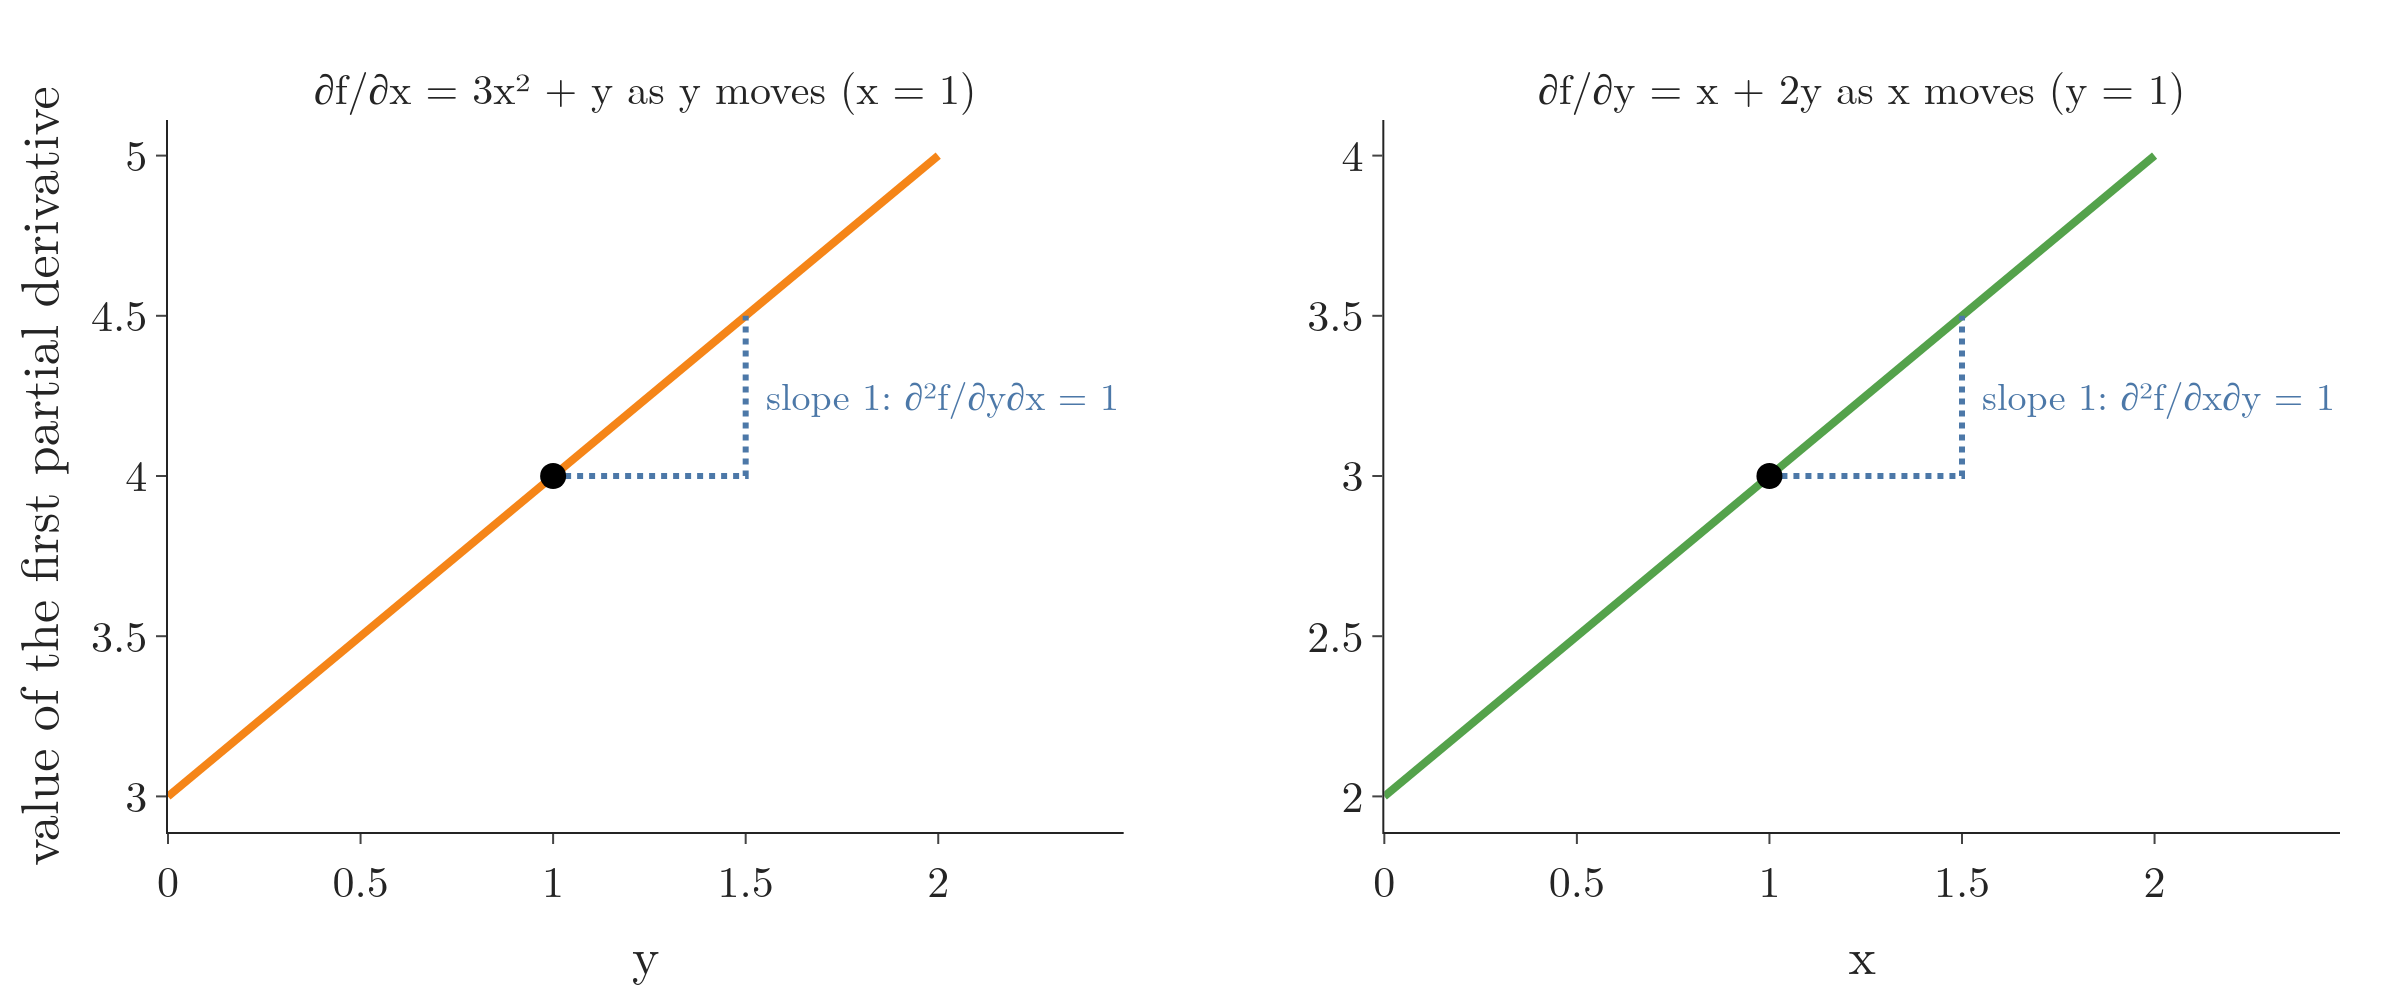

Python code for this plot:
"""Mixed partial derivatives agree (Plotly), for f(x, y) = x^3 + xy + y^2 near (1, 1). Left: the x-slope
df/dx = 3x^2 + y, watched as y moves with x = 1 fixed: it rises with slope 1. Right: the y-slope df/dy = x + 2y,
watched as x moves with y = 1 fixed: it also rises with slope 1. Both orders give the mixed derivative 1."""
from pathlib import Path
import numpy as np
import plotly.graph_objects as go
from plotly.subplots import make_subplots
from gifkit import BLUE, FONT, GREEN, ORANGE

here = Path(__file__).parent
fx = lambda x, y: 3 * x ** 2 + y
fy = lambda x, y: x + 2 * y
h = 1e-6
assert round((fx(1, 1 + h) - fx(1, 1 - h)) / (2 * h), 6) == 1 == round((fy(1 + h, 1) - fy(1 - h, 1)) / (2 * h), 6)
t = np.linspace(0, 2, 101)
fig = make_subplots(1, 2, horizontal_spacing=0.12,
                    subplot_titles=["∂f/∂x = 3x² + y as y moves (x = 1)", "∂f/∂y = x + 2y as x moves (y = 1)"])
fig.update_annotations(font_size=21)
for col, vals, c, lab in ((1, fx(1, t), ORANGE, "slope 1: ∂²f/∂y∂x = 1"), (2, fy(t, 1), GREEN, "slope 1: ∂²f/∂x∂y = 1")):
    fig.add_trace(go.Scatter(x=t, y=vals, mode="lines", line=dict(color=c, width=4)), 1, col)
    base = vals[50]
    fig.add_trace(go.Scatter(x=[1, 1.5, 1.5], y=[base, base, base + 0.5], mode="lines", line=dict(color=BLUE, width=3, dash="dot")), 1, col)
    fig.add_annotation(x=1.5, y=base + 0.25, text=lab, showarrow=False, xanchor="left", xshift=8, font=dict(size=19, color=BLUE),
                       row=1, col=col)
    fig.add_trace(go.Scatter(x=[1], y=[base], mode="markers", marker=dict(size=13, color="black")), 1, col)
fig.update_xaxes(title="y", row=1, col=1)
fig.update_xaxes(title="x", row=1, col=2)
fig.update_yaxes(title="value of the first partial derivative", row=1, col=1)
fig.update_layout(template="simple_white", width=1200, height=500, font=FONT, showlegend=False,
                  margin=dict(l=80, r=30, t=60, b=70))
fig.write_image(here / "mixed_partials.png", scale=2)
